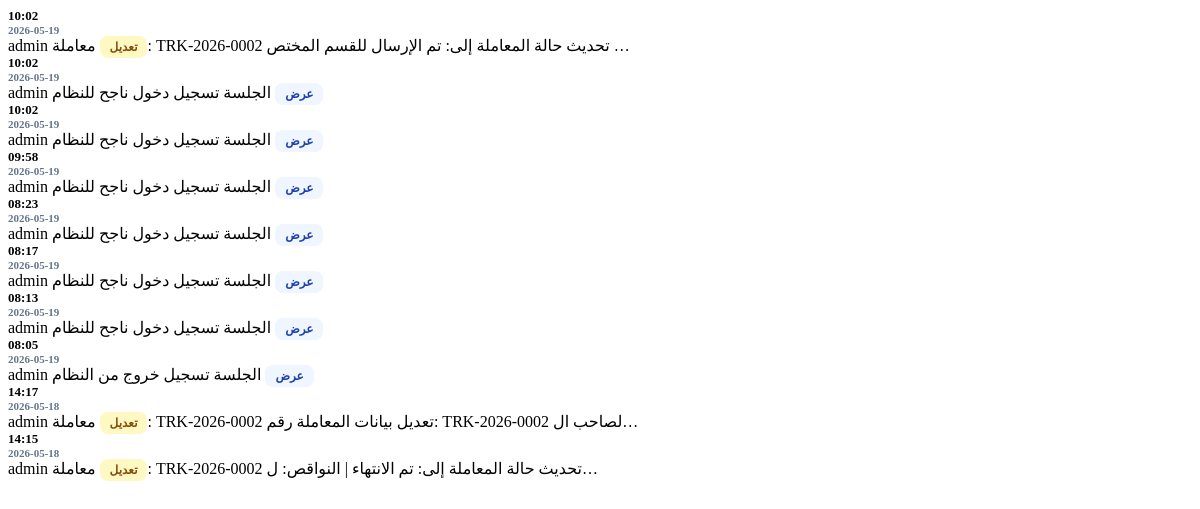
/dashboard/activities-partial/ (signed in), run on an earlier commit of the app's database.
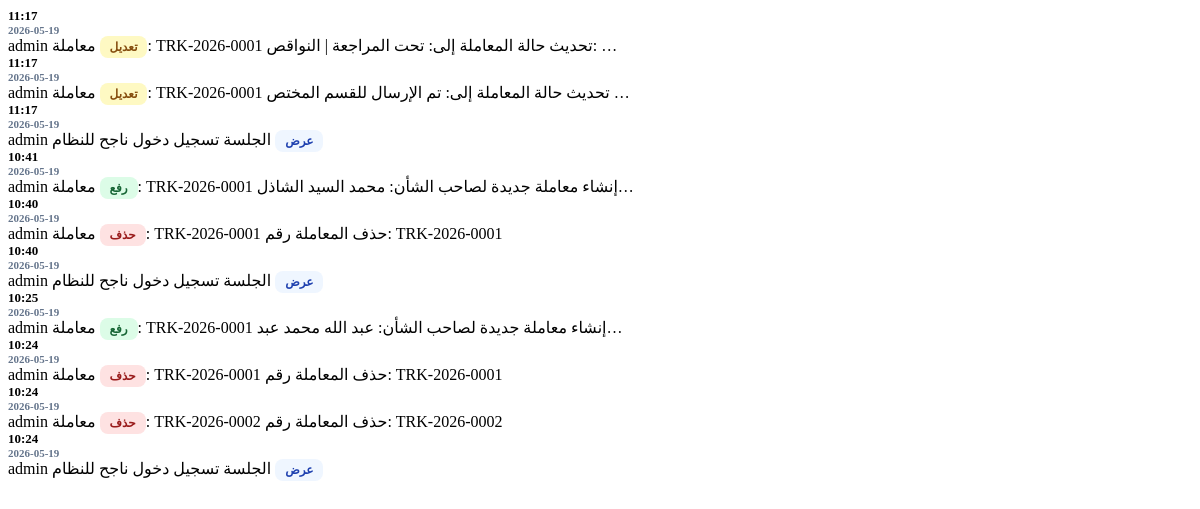
And on a later commit of the database.
### eams/models.py (models this page shows, shortened)
class AuditLog(models.Model):
    ACTION_CHOICES = (
        ('upload', 'رفع'),
        ('edit', 'تعديل'),
        ('delete', 'حذف'),
        ('view', 'عرض'),
    )
    user = models.ForeignKey(User, on_delete=models.SET_NULL, null=True, verbose_name="المستخدم")
    action = models.CharField(max_length=20, choices=ACTION_CHOICES, verbose_name="العملية")
    document_title = models.CharField(max_length=255, verbose_name="عنوان الوثيقة")
    timestamp = models.DateTimeField(auto_now_add=True, verbose_name="الوقت")
    details = models.TextField(blank=True, null=True, verbose_name="التفاصيل")

### eams/views.py (the view)
# urls.py: path('dashboard/activities-partial/', views.dashboard_activities_partial, name='dashboard_activities_partial'),
@login_required
def dashboard_activities_partial(request):
    activities = AuditLog.objects.order_by('-timestamp')[:10]
    return render(request, 'eams/partials/activities.html', {'activities': activities})

### templates/eams/partials/activities.html
{% for log in activities %}
<tr style="border-bottom: 1px solid #f1f5f9;">
    <td style="padding: 15px 20px;">
        <div style="font-weight: 900; color: #000; font-size: 13px;">{{ log.timestamp|date:"H:i" }}</div>
        <div style="font-size: 11px; color: #64748b; font-weight: 700;">{{ log.timestamp|date:"Y-m-d" }}</div>
    </td>
    <td style="padding: 15px 20px; font-weight: 800; font-size: 14px; color: #000;">{{ log.user.username }}</td>
    <td style="padding: 15px 20px;">
        {% if log.action == 'upload' %}
        <span style="background: #dcfce7; color: #166534; padding: 4px 10px; border-radius: 8px; font-size: 12px; font-weight: 900;">{{ log.get_action_display }}</span>
        {% elif log.action == 'delete' %}
        <span style="background: #fee2e2; color: #991b1b; padding: 4px 10px; border-radius: 8px; font-size: 12px; font-weight: 900;">{{ log.get_action_display }}</span>
        {% elif log.action == 'edit' %}
        <span style="background: #fef9c3; color: #854d0e; padding: 4px 10px; border-radius: 8px; font-size: 12px; font-weight: 900;">{{ log.get_action_display }}</span>
        {% else %}
        <span style="background: #eff6ff; color: #1e40af; padding: 4px 10px; border-radius: 8px; font-size: 12px; font-weight: 900;">{{ log.get_action_display }}</span>
        {% endif %}
    </td>
    <td style="padding: 15px 20px; font-weight: 700; font-size: 13px;">{{ log.document_title|default:"---" }}</td>
    <td style="padding: 15px 20px; font-size: 12px; color: #64748b; font-weight: 700;">{{ log.details|truncatechars:50 }}</td>
</tr>
{% empty %}
<tr>
    <td colspan="5" style="text-align: center; padding: 30px; color: #64748b; font-weight: 800;">لا يوجد نشاط مسجل</td>
</tr>
{% endfor %}

What changed in the data, as far as the page shows it:
no longer on this page (row unchanged): AuditLog: timestamp "10:02", timestamp "2026-05-19", user.username "admin", action "تعديل", document_title "معاملة: TRK-2026-0002", details "تحديث حالة المعاملة إلى: تم الإرسال للقسم المختص …"
no longer on this page (row unchanged): AuditLog: timestamp "10:02", timestamp "2026-05-19", user.username "admin", action "عرض", document_title "الجلسة", details "تسجيل دخول ناجح للنظام"
no longer on this page (row unchanged): AuditLog: timestamp "10:02", timestamp "2026-05-19", user.username "admin", action "عرض", document_title "الجلسة", details "تسجيل دخول ناجح للنظام"
no longer on this page (row unchanged): AuditLog: timestamp "09:58", timestamp "2026-05-19", user.username "admin", action "عرض", document_title "الجلسة", details "تسجيل دخول ناجح للنظام"
no longer on this page (row unchanged): AuditLog: timestamp "08:23", timestamp "2026-05-19", user.username "admin", action "عرض", document_title "الجلسة", details "تسجيل دخول ناجح للنظام"
no longer on this page (row unchanged): AuditLog: timestamp "08:17", timestamp "2026-05-19", user.username "admin", action "عرض", document_title "الجلسة", details "تسجيل دخول ناجح للنظام"
no longer on this page (row unchanged): AuditLog: timestamp "08:13", timestamp "2026-05-19", user.username "admin", action "عرض", document_title "الجلسة", details "تسجيل دخول ناجح للنظام"
no longer on this page (row unchanged): AuditLog: timestamp "08:05", timestamp "2026-05-19", user.username "admin", action "عرض", document_title "الجلسة", details "تسجيل خروج من النظام"
no longer on this page (row unchanged): AuditLog: timestamp "14:17", timestamp "2026-05-18", user.username "admin", action "تعديل", document_title "معاملة: TRK-2026-0002", details "تعديل بيانات المعاملة رقم: TRK-2026-0002 لصاحب ال…"
no longer on this page (row unchanged): AuditLog: timestamp "14:15", timestamp "2026-05-18", user.username "admin", action "تعديل", document_title "معاملة: TRK-2026-0002", details "تحديث حالة المعاملة إلى: تم الانتهاء | النواقص: ل…"
added AuditLog: timestamp "11:17", timestamp "2026-05-19", user.username "admin", action "تعديل", document_title "معاملة: TRK-2026-0001", details "تحديث حالة المعاملة إلى: تحت المراجعة | النواقص: …"
added AuditLog: timestamp "11:17", timestamp "2026-05-19", user.username "admin", action "تعديل", document_title "معاملة: TRK-2026-0001", details "تحديث حالة المعاملة إلى: تم الإرسال للقسم المختص …"
added AuditLog: timestamp "11:17", timestamp "2026-05-19", user.username "admin", action "عرض", document_title "الجلسة", details "تسجيل دخول ناجح للنظام"
added AuditLog: timestamp "10:41", timestamp "2026-05-19", user.username "admin", action "رفع", document_title "معاملة: TRK-2026-0001", details "إنشاء معاملة جديدة لصاحب الشأن: محمد السيد الشاذل…"
added AuditLog: timestamp "10:40", timestamp "2026-05-19", user.username "admin", action "حذف", document_title "معاملة: TRK-2026-0001", details "حذف المعاملة رقم: TRK-2026-0001"
added AuditLog: timestamp "10:40", timestamp "2026-05-19", user.username "admin", action "عرض", document_title "الجلسة", details "تسجيل دخول ناجح للنظام"
added AuditLog: timestamp "10:25", timestamp "2026-05-19", user.username "admin", action "رفع", document_title "معاملة: TRK-2026-0001", details "إنشاء معاملة جديدة لصاحب الشأن: عبد الله محمد عبد…"
added AuditLog: timestamp "10:24", timestamp "2026-05-19", user.username "admin", action "حذف", document_title "معاملة: TRK-2026-0001", details "حذف المعاملة رقم: TRK-2026-0001"
added AuditLog: timestamp "10:24", timestamp "2026-05-19", user.username "admin", action "حذف", document_title "معاملة: TRK-2026-0002", details "حذف المعاملة رقم: TRK-2026-0002"
added AuditLog: timestamp "10:24", timestamp "2026-05-19", user.username "admin", action "عرض", document_title "الجلسة", details "تسجيل دخول ناجح للنظام"
